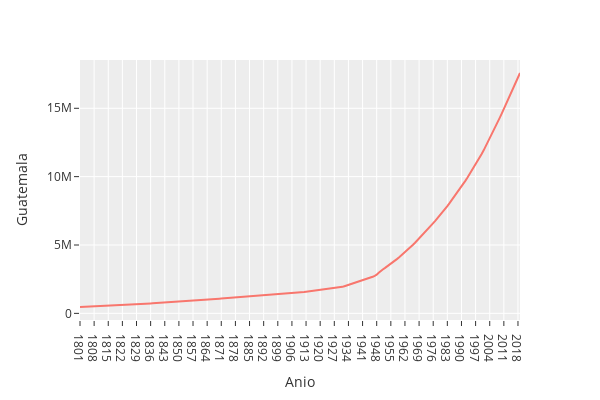

The cell this chart's notebook holds for it:
### Code cell
# Using plotly.express
import plotly.express as px

fig = px.line(df_1, x='Anio', y="Guatemala")
fig.show()

### Figure 1 — Plotly figure (JSON) as saved in the notebook; plotly's stock layout.template omitted (floating-point values rounded to 4 significant figures; data arrays with more than 128 entries replaced by an {"elided": "..."} marker saying what was removed)
{"data": [{"hovertemplate": "Anio=%{x}<br>Guatemala=%{y}<extra></extra>", "legendgroup": "", "line": {"color": "#F8766D", "dash": "solid"}, "marker": {"symbol": "circle"}, "mode": "lines", "name": "", "orientation": "v", "showlegend": false, "type": "scatter", "x": {"elided": "219 str values"}, "xaxis": "x", "y": {"elided": "219 int values"}, "yaxis": "y"}], "layout": {"height": 400, "legend": {"tracegroupgap": 0}, "margin": {"t": 60}, "width": 600, "xaxis": {"anchor": "y", "domain": [0, 1], "title": {"text": "Anio"}}, "yaxis": {"anchor": "x", "domain": [0, 1], "title": {"text": "Guatemala"}}}}
